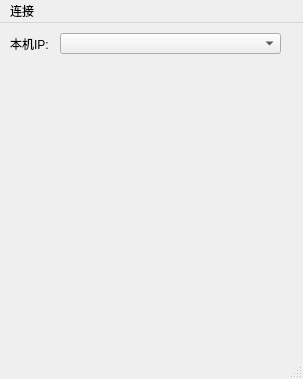
<?xml version="1.0" encoding="UTF-8"?>
<ui version="4.0">
 <class>MainWindow</class>
 <widget class="QMainWindow" name="MainWindow">
  <property name="geometry">
   <rect>
    <x>0</x>
    <y>0</y>
    <width>303</width>
    <height>379</height>
   </rect>
  </property>
  <property name="windowTitle">
   <string>MainWindow</string>
  </property>
  <widget class="QWidget" name="centralwidget">
   <widget class="QLabel" name="label">
    <property name="geometry">
     <rect>
      <x>10</x>
      <y>10</y>
      <width>51</width>
      <height>21</height>
     </rect>
    </property>
    <property name="text">
     <string>本机IP:</string>
    </property>
   </widget>
   <widget class="QComboBox" name="localIPcomboBox">
    <property name="geometry">
     <rect>
      <x>60</x>
      <y>10</y>
      <width>221</width>
      <height>21</height>
     </rect>
    </property>
   </widget>
   <widget class="QWidget" name="verticalLayoutWidget">
    <property name="geometry">
     <rect>
      <x>10</x>
      <y>40</y>
      <width>271</width>
      <height>291</height>
     </rect>
    </property>
    <layout class="QVBoxLayout" name="verticalLayout"/>
   </widget>
  </widget>
  <widget class="QMenuBar" name="menubar">
   <property name="geometry">
    <rect>
     <x>0</x>
     <y>0</y>
     <width>303</width>
     <height>23</height>
    </rect>
   </property>
   <widget class="QMenu" name="menu">
    <property name="title">
     <string>连接</string>
    </property>
    <addaction name="actiona"/>
    <addaction name="actionafd"/>
   </widget>
   <addaction name="menu"/>
  </widget>
  <widget class="QStatusBar" name="statusbar"/>
  <action name="actiona">
   <property name="text">
    <string>建立新连接</string>
   </property>
  </action>
  <action name="actionafd">
   <property name="text">
    <string>设置</string>
   </property>
  </action>
 </widget>
 <resources/>
 <connections/>
</ui>
